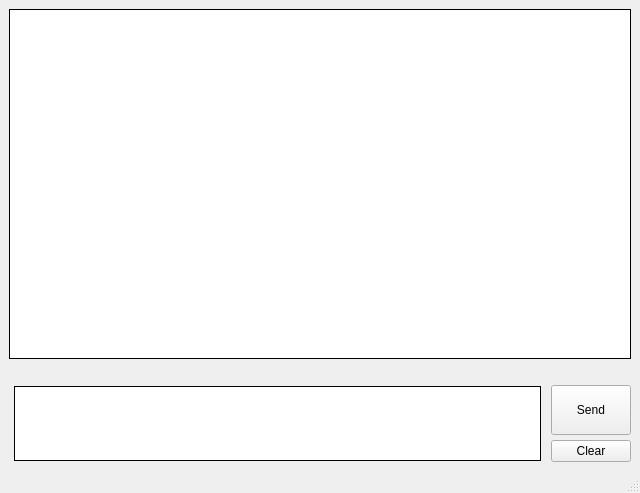
<?xml version="1.0" encoding="UTF-8"?>
<ui version="4.0">
 <class>MainWindow</class>
 <widget class="QMainWindow" name="MainWindow">
  <property name="geometry">
   <rect>
    <x>0</x>
    <y>0</y>
    <width>640</width>
    <height>493</height>
   </rect>
  </property>
  <property name="sizePolicy">
   <sizepolicy hsizetype="Minimum" vsizetype="Minimum">
    <horstretch>0</horstretch>
    <verstretch>0</verstretch>
   </sizepolicy>
  </property>
  <property name="windowTitle">
   <string>MainWindow</string>
  </property>
  <widget class="QWidget" name="centralwidget">
   <layout class="QVBoxLayout" name="verticalLayout_2">
    <item>
     <layout class="QVBoxLayout" name="mainwindow_vertical_layout">
      <item>
       <layout class="QVBoxLayout" name="output_vertical_layout">
        <item>
         <widget class="QTextEdit" name="output_text_edit">
          <property name="minimumSize">
           <size>
            <width>0</width>
            <height>330</height>
           </size>
          </property>
          <property name="focusPolicy">
           <enum>Qt::ClickFocus</enum>
          </property>
          <property name="frameShape">
           <enum>QFrame::Panel</enum>
          </property>
          <property name="frameShadow">
           <enum>QFrame::Plain</enum>
          </property>
          <property name="horizontalScrollBarPolicy">
           <enum>Qt::ScrollBarAlwaysOff</enum>
          </property>
          <property name="sizeAdjustPolicy">
           <enum>QAbstractScrollArea::AdjustIgnored</enum>
          </property>
          <property name="acceptRichText">
           <bool>true</bool>
          </property>
          <property name="textInteractionFlags">
           <set>Qt::LinksAccessibleByKeyboard|Qt::LinksAccessibleByMouse|Qt::TextBrowserInteraction|Qt::TextSelectableByKeyboard|Qt::TextSelectableByMouse</set>
          </property>
         </widget>
        </item>
       </layout>
      </item>
      <item>
       <spacer name="vertical_space_1">
        <property name="orientation">
         <enum>Qt::Vertical</enum>
        </property>
        <property name="sizeType">
         <enum>QSizePolicy::Maximum</enum>
        </property>
        <property name="sizeHint" stdset="0">
         <size>
          <width>20</width>
          <height>20</height>
         </size>
        </property>
       </spacer>
      </item>
      <item>
       <layout class="QHBoxLayout" name="user_input_horizontal_layout">
        <property name="spacing">
         <number>5</number>
        </property>
        <item>
         <spacer name="horizontal_spacer_1">
          <property name="orientation">
           <enum>Qt::Horizontal</enum>
          </property>
          <property name="sizeType">
           <enum>QSizePolicy::Fixed</enum>
          </property>
          <property name="sizeHint" stdset="0">
           <size>
            <width>5</width>
            <height>20</height>
           </size>
          </property>
         </spacer>
        </item>
        <item>
         <widget class="QTextEdit" name="input_text_edit">
          <property name="sizePolicy">
           <sizepolicy hsizetype="Expanding" vsizetype="Maximum">
            <horstretch>0</horstretch>
            <verstretch>0</verstretch>
           </sizepolicy>
          </property>
          <property name="maximumSize">
           <size>
            <width>16777215</width>
            <height>75</height>
           </size>
          </property>
          <property name="focusPolicy">
           <enum>Qt::StrongFocus</enum>
          </property>
          <property name="frameShape">
           <enum>QFrame::Panel</enum>
          </property>
          <property name="frameShadow">
           <enum>QFrame::Plain</enum>
          </property>
          <property name="horizontalScrollBarPolicy">
           <enum>Qt::ScrollBarAlwaysOff</enum>
          </property>
          <property name="tabChangesFocus">
           <bool>true</bool>
          </property>
         </widget>
        </item>
        <item>
         <spacer name="horizontal_spacer_2">
          <property name="orientation">
           <enum>Qt::Horizontal</enum>
          </property>
          <property name="sizeType">
           <enum>QSizePolicy::Fixed</enum>
          </property>
          <property name="sizeHint" stdset="0">
           <size>
            <width>5</width>
            <height>20</height>
           </size>
          </property>
         </spacer>
        </item>
        <item>
         <layout class="QVBoxLayout" name="control_vertical_layout">
          <item>
           <widget class="QPushButton" name="send_push_button">
            <property name="minimumSize">
             <size>
              <width>0</width>
              <height>50</height>
             </size>
            </property>
            <property name="text">
             <string>Send</string>
            </property>
           </widget>
          </item>
          <item>
           <widget class="QPushButton" name="clear_push_button">
            <property name="text">
             <string>Clear</string>
            </property>
           </widget>
          </item>
         </layout>
        </item>
       </layout>
      </item>
     </layout>
    </item>
   </layout>
  </widget>
  <widget class="QMenuBar" name="menubar">
   <property name="geometry">
    <rect>
     <x>0</x>
     <y>0</y>
     <width>640</width>
     <height>22</height>
    </rect>
   </property>
  </widget>
  <widget class="QStatusBar" name="statusbar"/>
 </widget>
 <resources/>
 <connections/>
</ui>
